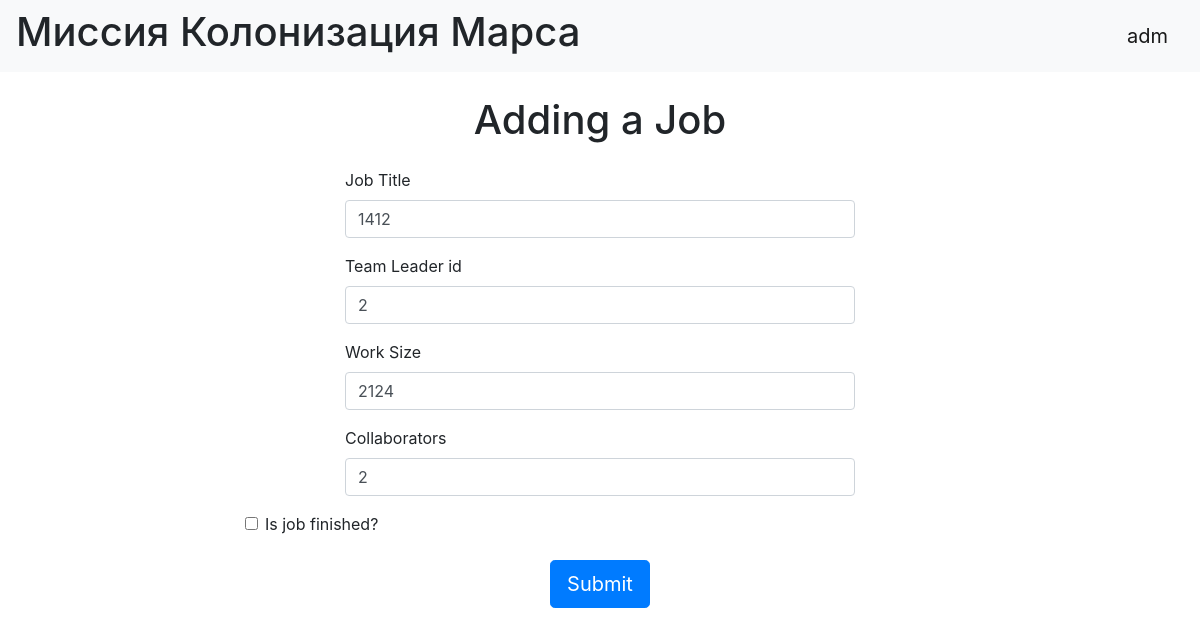
The app's page /edit_job/2 (signed in) with its own data.
### data/users.py (models this page shows, shortened)
class User(SqlAlchemyBase, UserMixin):
    __tablename__ = 'users'
    id = Column(Integer, primary_key=True, autoincrement=True)
    surname = Column(String, nullable=False)
    name = Column(String, nullable=False)
    age = Column(Integer, nullable=False)
    position = Column(String, nullable=False)
    speciality = Column(String, nullable=False)
    address = Column(String, nullable=False)
    email = Column(String, unique=True, nullable=False)
    hashed_password = Column(String, nullable=False)
    modified_date = Column(DateTime)

### data/jobs.py (models this page shows)
class Jobs(SqlAlchemyBase):
    __tablename__ = 'jobs'
    id = sqlalchemy.Column(sqlalchemy.Integer, primary_key=True, autoincrement=True)
    team_leader = sqlalchemy.Column(sqlalchemy.Integer, sqlalchemy.ForeignKey('users.id'), nullable=False)
    job = sqlalchemy.Column(sqlalchemy.String, nullable=False)
    work_size = sqlalchemy.Column(sqlalchemy.Integer, nullable=False)
    collaborators = sqlalchemy.Column(sqlalchemy.String, nullable=False)
    start_date = sqlalchemy.Column(sqlalchemy.DateTime, default=datetime.now)
    end_date = sqlalchemy.Column(sqlalchemy.DateTime)
    is_finished = sqlalchemy.Column(sqlalchemy.Boolean, default=False)
    who_created = sqlalchemy.Column(sqlalchemy.Integer, nullable=False)
    user = orm.relationship('User')

### main.py (the view)
@app.route('/edit_job/<int:id>', methods=['GET', 'POST'])
@login_required
def edit_job(id):
    db_sess = db_session.create_session()
    job = db_sess.query(Jobs).join(User).filter(Jobs.id == id).first()
    if not job or (current_user.id != job.team_leader and current_user.id != 1):
        db_sess.close()
        abort(403)
    form = JobForm()
    if form.validate_on_submit():
        try:
            if str(job.team_leader) != form.team_leader.data:
                new_leader = db_sess.get(User, int(form.team_leader.data))
                if not new_leader:
                    raise ValueError("Руководитель не найден")
            job.job = form.job.data
            job.team_leader = int(form.team_leader.data)
            job.work_size = form.work_size.data
            job.collaborators = form.collaborators.data
            job.is_finished = form.is_finished.data
            db_sess.commit()
            return redirect(url_for('index'))
        except Exception as e:
            print(e)
        db_sess.close()
    elif request.method == 'GET':
        form.job.data = job.job
        form.team_leader.data = str(job.team_leader)
        form.work_size.data = job.work_size
        form.collaborators.data = job.collaborators
        form.is_finished.data = job.is_finished
    db_sess.close()
    return render_template('add_job.html', form=form, title='Редактирование работы')

### forms/job.py
class JobForm(FlaskForm):
    job = StringField('Job Title', validators=[DataRequired()])
    team_leader = IntegerField('Team Leader id', validators=[DataRequired()])
    work_size = IntegerField('Work Size', validators=[DataRequired()])
    collaborators = StringField('Collaborators', validators=[DataRequired()])
    is_finished = BooleanField('Is job finished?')
    submit = SubmitField('Submit')

### data/db_session.py (called while the page is built)
def create_session() -> Session:
    global __factory
    return __factory()

### main.py (called while the page is built)
@login_manager.user_loader
def load_user(user_id):
    db_sess = db_session.create_session()
    return db_sess.query(User).get(user_id)

### templates/add_job.html (shortened to what this page needs)
{% extends "base.html" %}
{% block content %}
<div class="container mt-4">
    <h1 class="text-center mb-4">Adding a Job</h1>
    <form action="" method="post" class="col-md-8 mx-auto">
        <div class="form-group mb-3">
            {{ form.job.label(class="form-label") }}
            {{ form.job(class="form-control") }}
        </div>
        <div class="form-group mb-3">
    {{ form.team_leader.label(class="form-label") }}
    {{ form.team_leader(class="form-control") }}
</div>
        <div class="form-group mb-3">
            {{ form.work_size.label(class="form-label") }}
            {{ form.work_size(class="form-control") }}
        </div>
        <div class="form-group mb-3">
            {{ form.collaborators.label(class="form-label") }}
            {{ form.collaborators(class="form-control") }}
        </div>
        <div class="form-check mb-4">
            {{ form.is_finished(class="form-check-input") }}
            {{ form.is_finished.label(class="form-check-label") }}
        </div>
        <div class="text-center">
            {{ form.submit(class="btn btn-primary btn-lg") }}
        </div>
    </form>
</div>
{% endblock %}

### templates/base.html (shortened to what this page needs)
<!doctype html>
<html lang="en">
<head>
    <link rel="stylesheet"
          href="https://stackpath.bootstrapcdn.com/bootstrap/4.4.1/css/bootstrap.min.css"
>
</head>
<body>
<header>
    <nav class="navbar navbar-light bg-light">
        <h1>Миссия Колонизация Марса</h1>
        {% if current_user.is_authenticated %}
            <a class="navbar-brand" href="/logout">{{ current_user.name }}</a>
        {% else %}
            <p>
            <a class="btn btn-primary " href="/register">Зарегистрироваться</a>
            <a class="btn btn-success" href="/login">Войти</a>
            </p>
        {% endif %}
    </nav>
</header>
<main>
    {% block content %}{% endblock %}
</main>
</body>
</html>

### templates/base.html (style rules this page uses)
.form-group { margin-left: 100px; margin-right: 100px; }

### records on screen
User: name "adm"
Jobs: job "1412", team_leader "2", work_size "2124", collaborators "2"
